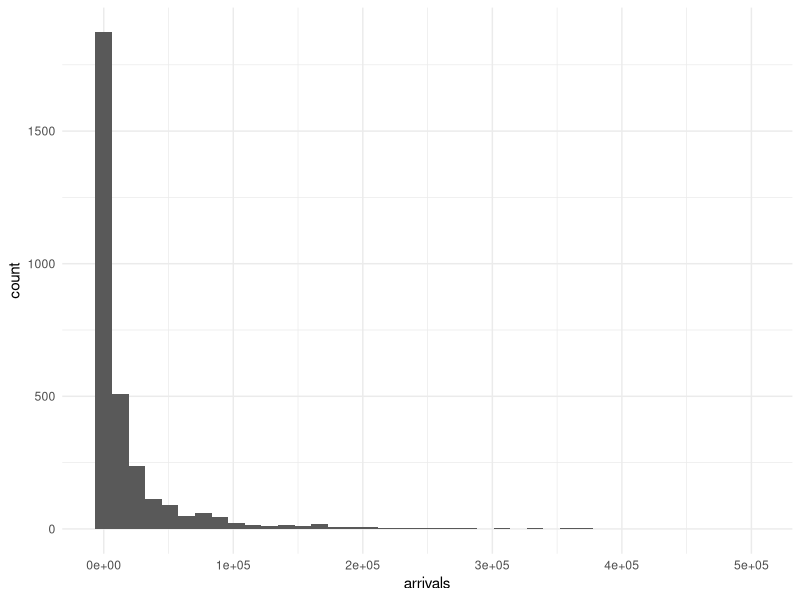
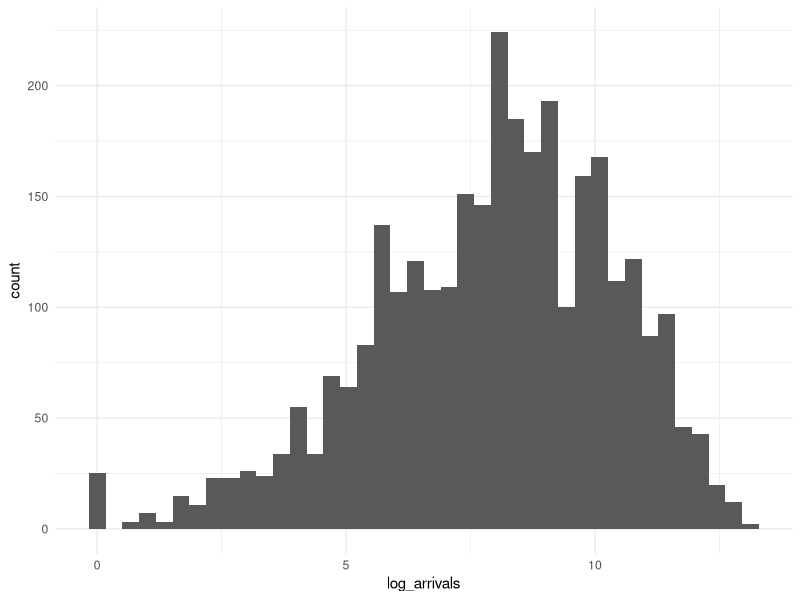
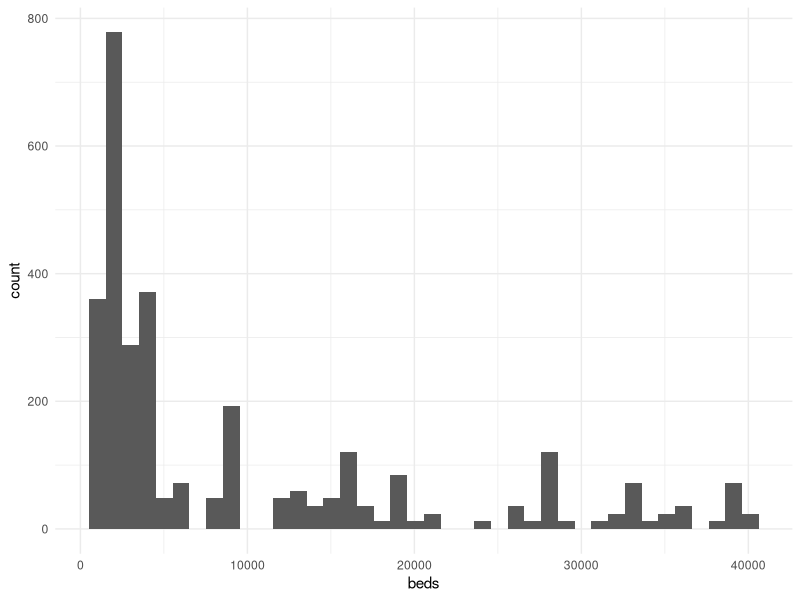
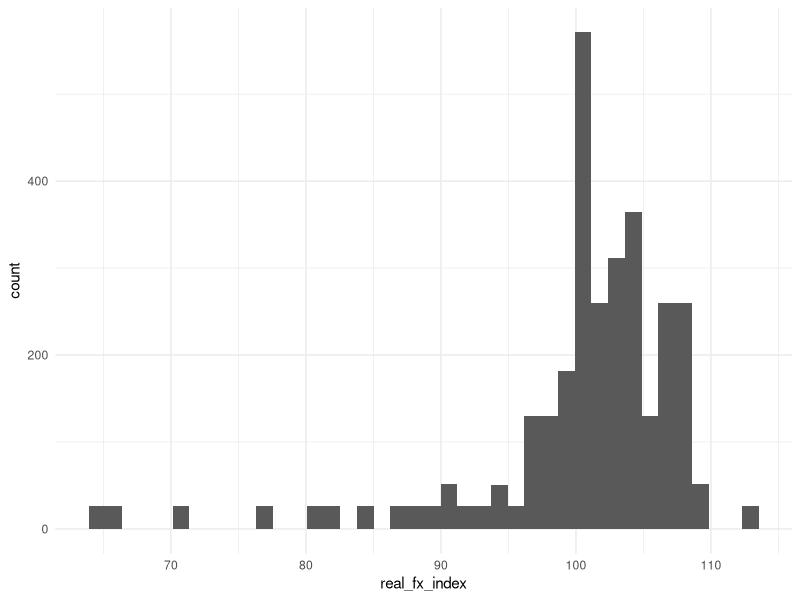
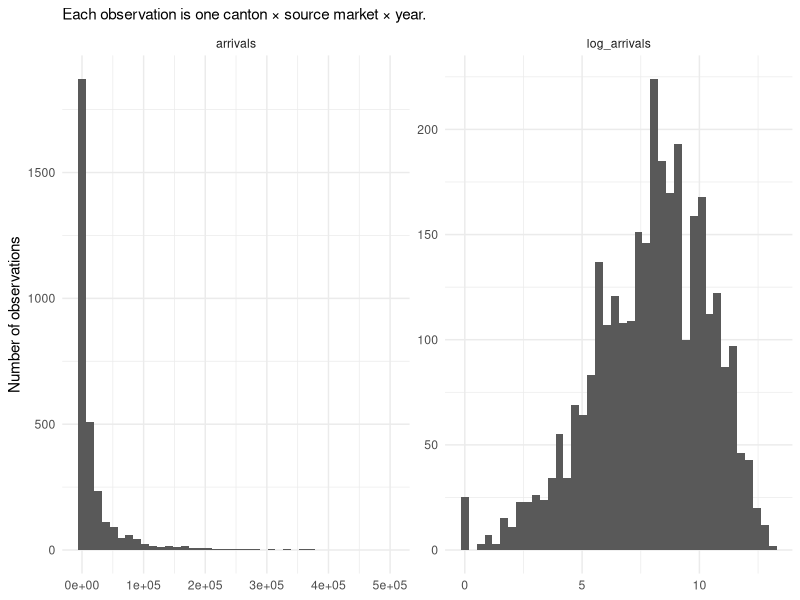
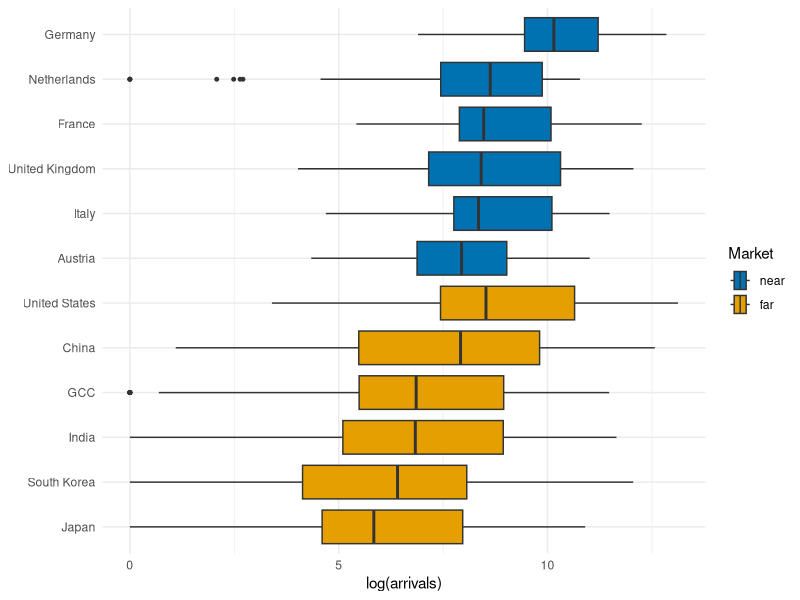
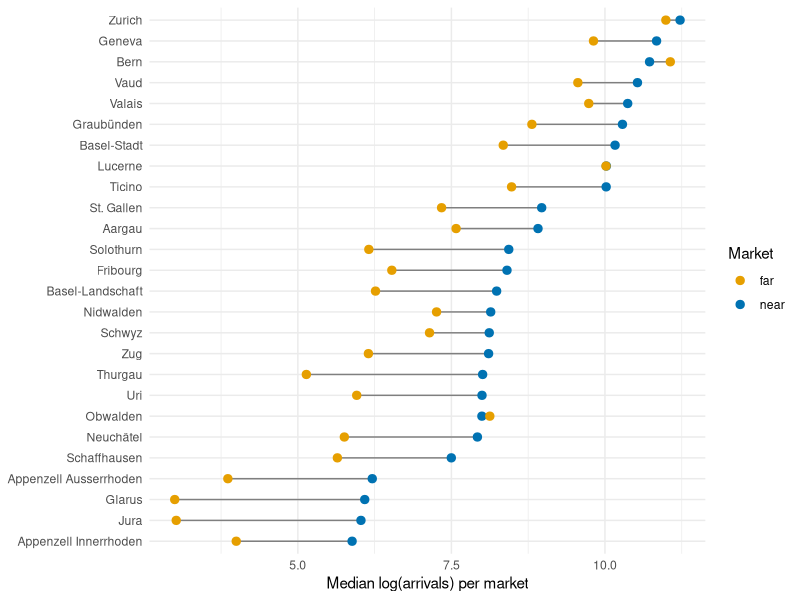
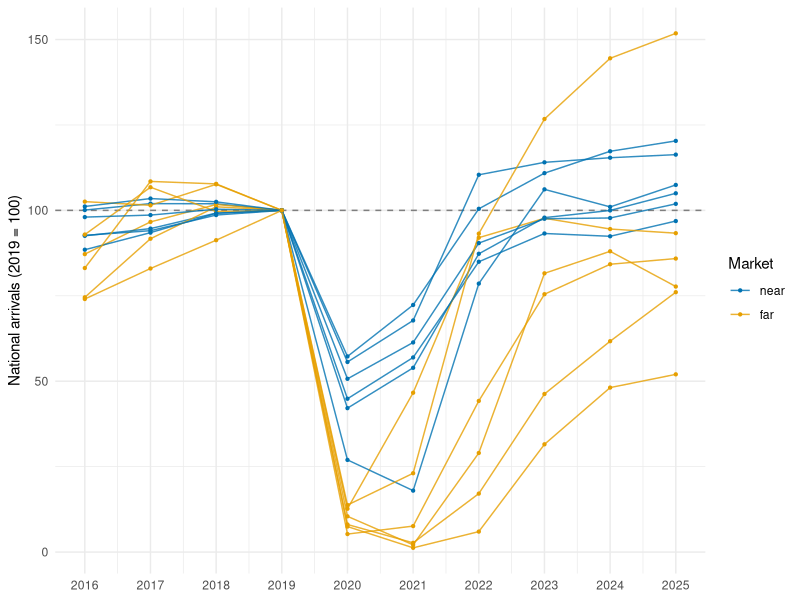

These figures' R source, in order:
# ----packages-----------------------------------------------------------------

library(readr)
library(dplyr)
library(tidyr)
library(ggplot2)

theme_set(
  theme_minimal(base_size = 11) +
    theme(plot.caption = element_text(hjust = 0.5))
)

# ----load data----------------------------------------------------------------

hotel <- read_csv("data/processed/swiss_hotel_panel.csv", show_col_types = FALSE)

#-----------------------------------EDA----------------------------------------

# ----check and filter data----------------------------------------------------

dim(hotel)                 # 3120 rows = 26 cantons x 12 markets x 10 years
str(hotel)                 # canton, origin_country, origin_group, covid_period are text
colSums(is.na(hotel))      # arrivals, overnights, share_in_canton: 2 NA (hidden by the BFS)

hotel |> filter(is.na(arrivals)) |> select(year, canton, origin_country)
# Appenzell Innerrhoden, GCC and South Korea, 2022: no response, so we drop them

hotel <- hotel |> filter(!is.na(arrivals))

# ----check response-----------------------------------------------------------

summary(hotel$arrivals)
ggplot(hotel, aes(arrivals)) + geom_histogram(bins = 40)
# very right-skewed amount (0 to ~500,000), so it needs a log

sum(hotel$arrivals == 0)
# 25 zeros: log(0) = -Inf, so we use log1p = log(arrivals + 1)

hotel <- hotel |> mutate(log_arrivals = log1p(arrivals))

ggplot(hotel, aes(log_arrivals)) + geom_histogram(bins = 40)
# more symmetric: transformation works

# ----check predictors---------------------------------------------------------

#check levels 
unique(hotel$origin_group)    # near, far
unique(hotel$covid_period)    # pre, during, post
unique(hotel$canton)          # 26 cantons
unique(hotel$origin_country)  # 12 markets

#factor text columns
hotel <- hotel |>
  mutate(
    canton         = factor(canton),
    origin_country = factor(origin_country),
    origin_group   = factor(origin_group, levels = c("near", "far")),
    covid_period   = factor(covid_period, levels = c("pre", "during", "post"))
  )

group_cols <- c(near = "#0072B2", far = "#E69F00")      # colorblind safe

#check continuous predictor: beds
summary(hotel$beds)
ggplot(hotel, aes(beds)) + geom_histogram(bins = 40)
# right-skewed, no zeros, so we use log

hotel <- hotel |> mutate(log_beds = log(beds))

#check continuous predictor: real exchange-rate index
summary(hotel$real_fx_index)
ggplot(hotel, aes(real_fx_index)) + geom_histogram(bins = 40)
# left-skewed: few low values from weak currencies

#-----------------------------------------------------------
#eda arrivals
hotel |>
  select(arrivals, log_arrivals) |>
  pivot_longer(everything()) |>
  ggplot(aes(value)) +
  geom_histogram(bins = 40) +
  facet_wrap(~ name, scales = "free") +
  labs(x = NULL, y = "Number of observations", 
       subtitle = "Each observation is one canton × source market × year.")

#eda origin
country_order <- hotel |>
  group_by(origin_group, origin_country) |>
  summarise(med = median(log_arrivals), .groups = "drop") |>
  arrange(desc(origin_group), med) |>   
  pull(origin_country)

hotel |>
  mutate(origin_country = factor(origin_country, levels = country_order)) |>
  ggplot(aes(log_arrivals, origin_country, fill = origin_group)) +
  geom_boxplot(outlier.size = 1) +
  scale_fill_manual(values = group_cols) +
  labs(x = "log(arrivals)", y = NULL, fill = "Market")

#eda canton

hotel |>
  group_by(canton, origin_group) |>
  summarise(med = median(log_arrivals), .groups = "drop") |>
  pivot_wider(names_from = origin_group, values_from = med) |>
  mutate(canton = reorder(canton, near)) |>
  ggplot(aes(y = canton)) +
  geom_segment(aes(x = far, xend = near, yend = canton), colour = "grey50") +
  geom_point(aes(x = near, colour = "near"), size = 2.5) +
  geom_point(aes(x = far,  colour = "far"),  size = 2.5) +
  scale_colour_manual(values = group_cols) +
  labs(x = "Median log(arrivals) per market", y = NULL, colour = "Market")

#eda time

hotel |>
  group_by(year, origin_country, origin_group) |>
  summarise(arrivals = sum(arrivals), .groups = "drop") |>
  group_by(origin_country) |>
  mutate(index = 100 * arrivals / arrivals[year == 2019]) |>
  ggplot(aes(year, index, group = origin_country, colour = origin_group)) +
  geom_hline(yintercept = 100, linetype = 2, colour = "grey50") +
  geom_line(alpha = 0.8) +
  geom_point(size = 0.8) +
  scale_colour_manual(values = group_cols) +
  scale_x_continuous(breaks = 2016:2025) +
  labs(x = NULL, y = "National arrivals (2019 = 100)", colour = "Market")

hotel |>
  group_by(year, origin_country, origin_group) |>
  summarise(arrivals = sum(arrivals), .groups = "drop") |>
  group_by(origin_country) |>
  mutate(index = 100 * arrivals / arrivals[year == 2019]) |>
  ungroup() |>
  ggplot(aes(year, index, colour = origin_group)) +
  geom_hline(yintercept = 100, linetype = 2, colour = "grey50") +
  geom_line() +
  geom_point(size = 0.8) +
  facet_wrap(~ origin_country) +
  scale_colour_manual(values = group_cols) +
  scale_x_continuous(breaks = 2020) +
  labs(x = NULL, y = "National arrivals (2019 = 100)", colour = "Market")


#eda fx

ggplot(hotel, aes(real_fx_index, log_arrivals)) +
  geom_point(alpha = 0.2, size = 0.8) +
  geom_smooth() +
  labs(x = "Real exchange-rate index", y = "log(arrivals)")


ggplot(hotel, aes(real_fx_index, log_arrivals, colour = origin_group)) +
  geom_point(alpha = 0.15, size = 0.7) +
  geom_smooth(method = "gam", formula = y ~ s(x)) +
  scale_colour_manual(values = group_cols) +
  labs(x = "Real exchange-rate index (2016 = 100)",
       y = "log(arrivals)", colour = "Market")

#eda beds

ggplot(hotel, aes(log_beds, log_arrivals)) +
  geom_point(alpha = 0.2, size = 0.8) +
  geom_smooth() +
  labs(x = "log(beds)", y = "log(arrivals)")


ggplot(hotel, aes(log_beds, log_arrivals, colour = origin_group)) +
  geom_point(alpha = 0.15, size = 0.7) +
  geom_smooth(method = "gam", formula = y ~ s(x)) +
  scale_colour_manual(values = group_cols) +
  labs(x = "log(hotel beds in canton)", y = "log(arrivals)", colour = "Market")
